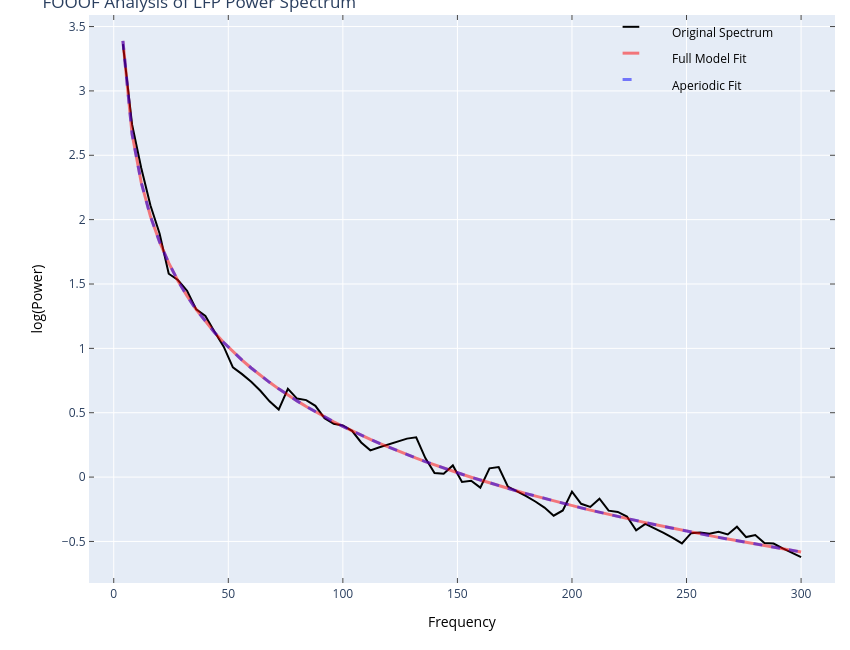

Notebook code cell kept with this figure:
### Markdown cell above
1) **FOOOF fit across the entire session:**

### Code cell
# print summary plot
# Plot FOOOF fit
plot_object = (analysis.FOOOFAnalysis & key).fetch1("plot")

fig = pio.from_json(plot_object)

# add title to pio figure
fig.update_layout(title='FOOOF Analysis of LFP Power Spectrum')


fig.show()

### Figure 1 — Plotly figure (JSON) as saved in the notebook; plotly's stock layout.template omitted (floating-point values rounded to 4 significant figures)
{"data": [{"line": {"color": "rgba (0, 0, 0, 1)", "dash": "solid", "width": 2}, "mode": "lines", "name": "Original Spectrum", "type": "scatter", "x": [4, 8, 12, 16, 20, 24, 28, 32, 36, 40, 44, 48, 52, 56, 60, 64, 68, 72, 76, 80, 84, 88, 92, 96, 100, 104, 108, 112, 116, 120, 124, 128, 132, 136, 140, 144, 148, 152, 156, 160, 164, 168, 172, 176, 180, 184, 188, 192, 196, 200, 204, 208, 212, 216, 220, 224, 228, 232, 236, 240, 244, 248, 252, 256, 260, 264, 268, 272, 276, 280, 284, 288, 292, 296, 300], "xaxis": "x", "y": [3.363, 2.74, 2.402, 2.111, 1.892, 1.58, 1.531, 1.448, 1.303, 1.251, 1.13, 1.013, 0.8523, 0.7998, 0.7401, 0.6708, 0.5884, 0.5249, 0.6856, 0.6097, 0.5983, 0.5532, 0.4573, 0.4136, 0.4016, 0.3596, 0.2688, 0.2075, 0.2323, 0.2556, 0.2778, 0.2989, 0.3089, 0.1474, 0.03181, 0.02622, 0.09044, -0.03817, -0.02847, -0.08195, 0.06804, 0.07787, -0.07324, -0.1087, -0.1473, -0.1897, -0.2367, -0.3003, -0.2592, -0.1129, -0.2075, -0.2314, -0.1675, -0.2609, -0.2706, -0.3064, -0.4139, -0.3637, -0.3968, -0.4327, -0.4718, -0.5148, -0.4359, -0.4296, -0.4403, -0.4249, -0.4453, -0.3859, -0.4661, -0.4506, -0.5121, -0.516, -0.5534, -0.5865, -0.6222], "yaxis": "y"}, {"line": {"color": "rgba (255, 0, 0, 0.5)", "dash": "solid", "width": 3}, "mode": "lines", "name": "Full Model Fit", "type": "scatter", "x": [4, 8, 12, 16, 20, 24, 28, 32, 36, 40, 44, 48, 52, 56, 60, 64, 68, 72, 76, 80, 84, 88, 92, 96, 100, 104, 108, 112, 116, 120, 124, 128, 132, 136, 140, 144, 148, 152, 156, 160, 164, 168, 172, 176, 180, 184, 188, 192, 196, 200, 204, 208, 212, 216, 220, 224, 228, 232, 236, 240, 244, 248, 252, 256, 260, 264, 268, 272, 276, 280, 284, 288, 292, 296, 300], "xaxis": "x", "y": [3.389, 2.665, 2.288, 2.027, 1.827, 1.663, 1.526, 1.407, 1.302, 1.208, 1.123, 1.046, 0.9746, 0.9088, 0.8475, 0.7901, 0.7362, 0.6855, 0.6374, 0.5919, 0.5485, 0.5072, 0.4677, 0.4299, 0.3937, 0.3589, 0.3254, 0.2931, 0.2619, 0.2318, 0.2027, 0.1745, 0.1472, 0.1207, 0.09493, 0.06992, 0.0456, 0.02192, -0.001141, -0.02362, -0.04554, -0.06693, -0.08783, -0.1082, -0.1282, -0.1477, -0.1668, -0.1855, -0.2038, -0.2217, -0.2393, -0.2565, -0.2735, -0.29, -0.3063, -0.3223, -0.338, -0.3535, -0.3687, -0.3836, -0.3983, -0.4127, -0.4269, -0.4409, -0.4546, -0.4682, -0.4815, -0.4947, -0.5077, -0.5204, -0.533, -0.5454, -0.5577, -0.5698, -0.5817], "yaxis": "y"}, {"line": {"color": "rgba (0, 0, 255, 0.5)", "dash": "dash", "width": 3}, "mode": "lines", "name": "Aperiodic Fit", "type": "scatter", "x": [4, 8, 12, 16, 20, 24, 28, 32, 36, 40, 44, 48, 52, 56, 60, 64, 68, 72, 76, 80, 84, 88, 92, 96, 100, 104, 108, 112, 116, 120, 124, 128, 132, 136, 140, 144, 148, 152, 156, 160, 164, 168, 172, 176, 180, 184, 188, 192, 196, 200, 204, 208, 212, 216, 220, 224, 228, 232, 236, 240, 244, 248, 252, 256, 260, 264, 268, 272, 276, 280, 284, 288, 292, 296, 300], "xaxis": "x", "y": [3.389, 2.665, 2.288, 2.027, 1.827, 1.663, 1.526, 1.407, 1.302, 1.208, 1.123, 1.046, 0.9746, 0.9088, 0.8475, 0.7901, 0.7362, 0.6855, 0.6374, 0.5919, 0.5485, 0.5072, 0.4677, 0.4299, 0.3937, 0.3589, 0.3254, 0.2931, 0.2619, 0.2318, 0.2027, 0.1745, 0.1472, 0.1207, 0.09493, 0.06992, 0.0456, 0.02192, -0.001141, -0.02362, -0.04554, -0.06693, -0.08783, -0.1082, -0.1282, -0.1477, -0.1668, -0.1855, -0.2038, -0.2217, -0.2393, -0.2565, -0.2735, -0.29, -0.3063, -0.3223, -0.338, -0.3535, -0.3687, -0.3836, -0.3983, -0.4127, -0.4269, -0.4409, -0.4546, -0.4682, -0.4815, -0.4947, -0.5077, -0.5204, -0.533, -0.5454, -0.5577, -0.5698, -0.5817], "yaxis": "y"}], "layout": {"annotations": [{"align": "left", "font": {"color": "#000000", "size": 12}, "opacity": 1, "showarrow": false, "text": "Original Spectrum", "x": 0.779, "xanchor": "left", "xref": "paper", "y": 0.9506, "yanchor": "bottom", "yref": "paper"}, {"align": "left", "font": {"color": "#000000", "size": 12}, "opacity": 1, "showarrow": false, "text": "Full Model Fit", "x": 0.779, "xanchor": "left", "xref": "paper", "y": 0.9042, "yanchor": "bottom", "yref": "paper"}, {"align": "left", "font": {"color": "#000000", "size": 12}, "opacity": 1, "showarrow": false, "text": "Aperiodic Fit", "x": 0.779, "xanchor": "left", "xref": "paper", "y": 0.8577, "yanchor": "bottom", "yref": "paper"}], "autosize": false, "height": 650, "hovermode": "closest", "margin": {"b": 67, "l": 89, "pad": 0, "r": 15, "t": 15}, "shapes": [{"line": {"color": "rgba (0, 0, 0, 1)", "dash": "solid", "width": 2}, "type": "line", "x0": 0.7153, "x1": 0.7376, "xref": "paper", "y0": 0.9792, "y1": 0.9792, "yref": "paper"}, {"line": {"color": "rgba (255, 0, 0, 0.5)", "dash": "solid", "width": 3}, "type": "line", "x0": 0.7153, "x1": 0.7376, "xref": "paper", "y0": 0.9328, "y1": 0.9328, "yref": "paper"}, {"line": {"color": "rgba (0, 0, 255, 0.5)", "dash": "dash", "width": 3}, "type": "line", "x0": 0.7153, "x1": 0.7376, "xref": "paper", "y0": 0.8864, "y1": 0.8864, "yref": "paper"}], "showlegend": false, "title": {"text": "FOOOF Analysis of LFP Power Spectrum"}, "width": 850, "xaxis": {"anchor": "y", "domain": [0, 1], "mirror": "ticks", "nticks": 9, "range": [-10.8, 314.8], "showgrid": true, "showline": true, "side": "bottom", "tickfont": {"size": 12}, "ticks": "inside", "title": {"font": {"color": "#000000", "size": 14}, "text": "Frequency"}, "type": "linear", "zeroline": false}, "yaxis": {"anchor": "x", "domain": [0, 1], "mirror": "ticks", "nticks": 11, "range": [-0.8228, 3.59], "showgrid": true, "showline": true, "side": "left", "tickfont": {"size": 12}, "ticks": "inside", "title": {"font": {"color": "#000000", "size": 14}, "text": "log(Power)"}, "type": "linear", "zeroline": false}}}
